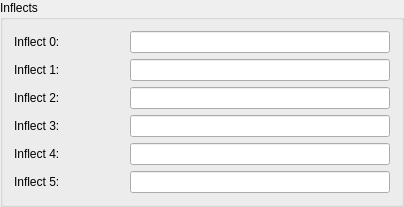
           <widget class="QGroupBox" name="mobInflectBox">
            <property name="title">
             <string>Inflects</string>
            </property>
            <layout class="QVBoxLayout">
             <item>
              <layout class="QHBoxLayout">
               <property name="margin">
                <number>0</number>
               </property>
               <item>
                <widget class="QLabel" name="label_36">
                 <property name="minimumSize">
                  <size>
                   <width>100</width>
                   <height>0</height>
                  </size>
                 </property>
                 <property name="maximumSize">
                  <size>
                   <width>100</width>
                   <height>16777215</height>
                  </size>
                 </property>
                 <property name="text">
                  <string>Inflect 0:</string>
                 </property>
                </widget>
               </item>
               <item>
                <spacer>
                 <property name="orientation">
                  <enum>Qt::Horizontal</enum>
                 </property>
                 <property name="sizeType">
                  <enum>QSizePolicy::Fixed</enum>
                 </property>
                 <property name="sizeHint" stdset="0">
                  <size>
                   <width>10</width>
                   <height>20</height>
                  </size>
                 </property>
                </spacer>
               </item>
               <item>
                <widget class="QLineEdit" name="mobInflect0Edit">
                 <property name="minimumSize">
                  <size>
                   <width>260</width>
                   <height>0</height>
                  </size>
                 </property>
                 <property name="focusPolicy">
                  <enum>Qt::StrongFocus</enum>
                 </property>
                </widget>
               </item>
              </layout>
             </item>
             <item>
              <layout class="QHBoxLayout">
               <property name="margin">
                <number>0</number>
               </property>
               <item>
                <widget class="QLabel" name="label_37">
                 <property name="minimumSize">
                  <size>
                   <width>100</width>
                   <height>0</height>
                  </size>
                 </property>
                 <property name="maximumSize">
                  <size>
                   <width>100</width>
                   <height>16777215</height>
                  </size>
                 </property>
                 <property name="text">
                  <string>Inflect 1:</string>
                 </property>
                </widget>
               </item>
               <item>
                <spacer>
                 <property name="orientation">
                  <enum>Qt::Horizontal</enum>
                 </property>
                 <property name="sizeType">
                  <enum>QSizePolicy::Fixed</enum>
                 </property>
                 <property name="sizeHint" stdset="0">
                  <size>
                   <width>10</width>
                   <height>20</height>
                  </size>
                 </property>
                </spacer>
               </item>
               <item>
                <widget class="QLineEdit" name="mobInflect1Edit">
                 <property name="minimumSize">
                  <size>
                   <width>260</width>
                   <height>0</height>
                  </size>
                 </property>
                 <property name="focusPolicy">
                  <enum>Qt::StrongFocus</enum>
                 </property>
                </widget>
               </item>
              </layout>
             </item>
             <item>
              <layout class="QHBoxLayout">
               <property name="margin">
                <number>0</number>
               </property>
               <item>
                <widget class="QLabel" name="label_38">
                 <property name="minimumSize">
                  <size>
                   <width>100</width>
                   <height>0</height>
                  </size>
                 </property>
                 <property name="maximumSize">
                  <size>
                   <width>100</width>
                   <height>16777215</height>
                  </size>
                 </property>
                 <property name="text">
                  <string>Inflect 2:</string>
                 </property>
                </widget>
               </item>
               <item>
                <spacer>
                 <property name="orientation">
                  <enum>Qt::Horizontal</enum>
                 </property>
                 <property name="sizeType">
                  <enum>QSizePolicy::Fixed</enum>
                 </property>
                 <property name="sizeHint" stdset="0">
                  <size>
                   <width>10</width>
                   <height>20</height>
                  </size>
                 </property>
                </spacer>
               </item>
               <item>
                <widget class="QLineEdit" name="mobInflect2Edit">
                 <property name="minimumSize">
                  <size>
                   <width>260</width>
                   <height>0</height>
                  </size>
                 </property>
                 <property name="focusPolicy">
                  <enum>Qt::StrongFocus</enum>
                 </property>
                </widget>
               </item>
              </layout>
             </item>
             <item>
              <layout class="QHBoxLayout">
               <property name="margin">
                <number>0</number>
               </property>
               <item>
                <widget class="QLabel" name="label_39">
                 <property name="minimumSize">
                  <size>
                   <width>100</width>
                   <height>0</height>
                  </size>
                 </property>
                 <property name="maximumSize">
                  <size>
                   <width>100</width>
                   <height>16777215</height>
                  </size>
                 </property>
                 <property name="text">
                  <string>Inflect 3:</string>
                 </property>
                </widget>
               </item>
               <item>
                <spacer>
                 <property name="orientation">
                  <enum>Qt::Horizontal</enum>
                 </property>
                 <property name="sizeType">
                  <enum>QSizePolicy::Fixed</enum>
                 </property>
                 <property name="sizeHint" stdset="0">
                  <size>
                   <width>10</width>
                   <height>20</height>
                  </size>
                 </property>
                </spacer>
               </item>
               <item>
                <widget class="QLineEdit" name="mobInflect3Edit">
                 <property name="minimumSize">
                  <size>
                   <width>260</width>
                   <height>0</height>
                  </size>
                 </property>
                 <property name="focusPolicy">
                  <enum>Qt::StrongFocus</enum>
                 </property>
                </widget>
               </item>
              </layout>
             </item>
             <item>
              <layout class="QHBoxLayout">
               <property name="margin">
                <number>0</number>
               </property>
               <item>
                <widget class="QLabel" name="label_40">
                 <property name="minimumSize">
                  <size>
                   <width>100</width>
                   <height>0</height>
                  </size>
                 </property>
                 <property name="maximumSize">
                  <size>
                   <width>100</width>
                   <height>16777215</height>
                  </size>
                 </property>
                 <property name="text">
                  <string>Inflect 4:</string>
                 </property>
                </widget>
               </item>
               <item>
                <spacer>
                 <property name="orientation">
                  <enum>Qt::Horizontal</enum>
                 </property>
                 <property name="sizeType">
                  <enum>QSizePolicy::Fixed</enum>
                 </property>
                 <property name="sizeHint" stdset="0">
                  <size>
                   <width>10</width>
                   <height>20</height>
                  </size>
                 </property>
                </spacer>
               </item>
               <item>
                <widget class="QLineEdit" name="mobInflect4Edit">
                 <property name="minimumSize">
                  <size>
                   <width>260</width>
                   <height>0</height>
                  </size>
                 </property>
                 <property name="focusPolicy">
                  <enum>Qt::StrongFocus</enum>
                 </property>
                </widget>
               </item>
              </layout>
             </item>
             <item>
              <layout class="QHBoxLayout">
               <property name="margin">
                <number>0</number>
               </property>
               <item>
                <widget class="QLabel" name="label_41">
                 <property name="minimumSize">
                  <size>
                   <width>100</width>
                   <height>0</height>
                  </size>
                 </property>
                 <property name="maximumSize">
                  <size>
                   <width>100</width>
                   <height>16777215</height>
                  </size>
                 </property>
                 <property name="text">
                  <string>Inflect 5:</string>
                 </property>
                </widget>
               </item>
               <item>
                <spacer>
                 <property name="orientation">
                  <enum>Qt::Horizontal</enum>
                 </property>
                 <property name="sizeType">
                  <enum>QSizePolicy::Fixed</enum>
                 </property>
                 <property name="sizeHint" stdset="0">
                  <size>
                   <width>10</width>
                   <height>20</height>
                  </size>
                 </property>
                </spacer>
               </item>
               <item>
                <widget class="QLineEdit" name="mobInflect5Edit">
                 <property name="minimumSize">
                  <size>
                   <width>260</width>
                   <height>0</height>
                  </size>
                 </property>
                 <property name="focusPolicy">
                  <enum>Qt::StrongFocus</enum>
                 </property>
                </widget>
               </item>
              </layout>
             </item>
            </layout>
           </widget>
